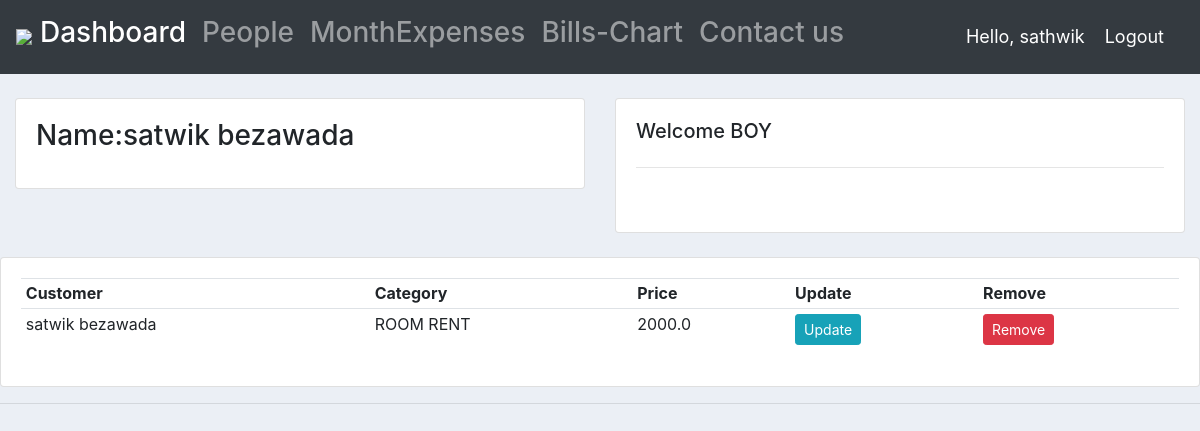
The app's page /customer/26/ (signed in) with its own data.
### cycle/models.py (models this page shows, shortened)
class Product(models.Model):
    CATEGORY = (
        ('ROOM RENT', 'Room Rent'),
        ('Maintance', 'Maintance'),
    )
    customer = models.ForeignKey(Customer, null=True, on_delete=models.SET_NULL)
    price = models.FloatField(null=True)
    category = models.CharField(max_length=200, null=True, choices=CATEGORY)
    date_created = models.DateTimeField(auto_now_add=True, null=True)

class Customer(models.Model):
    user=models.OneToOneField(User,null=True,blank=True,on_delete=models.CASCADE)
    name = models.CharField(max_length=200, null=True)
    phone = models.CharField(max_length=200, null=True)
    email = models.CharField(max_length=200, null=True)
    def __str__(self):
        return self.name

### cycle/views.py (the view)
# urls.py: path('customer/<str:pk>/', views.customer,name="customer"),
@login_required(login_url='loginform')
def customer(request,pk):
    customer = Customer.objects.get(id=pk)
    order=customer.order_set.all()
    product=customer.product_set.all()
    order1=Orderfilter(request.GET,queryset=order)
    myfilter=Productfilter(request.GET,queryset=product)
    context = {'customer':customer,'product':product,'myfilter':myfilter,'order1':order1,'order':order}
    product=myfilter.qs
    order=order1.qs
    return render(request,'main/customerbills.html',context)

### cycle/templates/main/customerbills.html (shortened to what this page needs)
{%  extends 'main/main.html' %}
{% block content %}
	<br>
<div class="row">
	<div class="col-md">
		<div class="card card-body">
			{% for product in product %}
			<tr>
				<td><h3>Name:{{product.customer}}</h3></td>
			 </tr>
                 {% endfor %}
		</div>
	</div>
	<div class="col-md">
		<div class="card card-body">
			<h5>Welcome BOY</h5>
			<hr>
			<h1 style="text-align: center;padding: 10px"></h1>
		</div>
	</div>
</div>
</div>
<br>
<div class="row">
	<div class="col-md">
		<div class="card card-body">
			<table class="table table-sm">
				<tr>
					<th>Customer</th>
					<th>Category</th>
					<th>Price</th>
					<th>Update</th>
					<th>Remove</th>
				</tr>
				{% for product in product %}
				<tr>
				     <td>{{product.customer.name}}</td>
				     <td>{{product.category}}</td>
					 <td>{{product.price}}</td>
				     <td><a class="btn btn-sm btn-info" href="">Update</a> </td>
				     <td><a class="btn btn-sm btn-danger" href="">Remove</a> </td>
				</tr>
				{% endfor %}
			</table>
		</div>
	</div>
</div>
{% endblock %}

### cycle/templates/main/navbar.html (shortened to what this page needs)
{% load static %}
<nav class="navbar navbar-expand-lg navbar-dark bg-dark">
 <img src="{% static 'images/bp.jpg' %}">
  <div class="collapse navbar-collapse" id="navbarNav">
    <ul class="navbar-nav">
      <li class="nav-item active">
        <a class="nav-link" href="{% url 'home' %}"><h3>Dashboard</h3></a>
      </li>
      <li class="nav-item">
        <a class="nav-link" href="{% url 'products' %}"><h3>People</h3></a>
      </li>
      <li class="nav-item">
        <a class="nav-link" href="{% url 'monthbills' %}"><h3>MonthExpenses</h3></a>
      </li>
        <li class="nav-item">
        <a class="nav-link" href="{% url 'billschart' %}"><h3>Bills-Chart</h3></a>
      </li>
       <li class="nav-item">
        <a class="nav-link" href="{% url 'contactus' %}"><h3>Contact us</h3></a>
      </li>
    </ul>
  </div>
     <span class="hello-msg">Hello, {{request.user}}</span>
  <span ><a  class="hello-msg" href="{% url 'logoutuser' %}">Logout</a></span>
</nav>

### static/css/main.css (style rules this page uses)
body { background-color: #ebeff5; }

### cycle/templates/main/navbar.html (style rules this page uses)
.hello-msg { font-size: 18px; color: #fff; margin-right: 20px; }

### records on screen
Product: customer "satwik bezawada", customer.name "satwik bezawada", category "ROOM RENT", price "2000.0"

### other values on screen
{{ request.user }} "sathwik"
